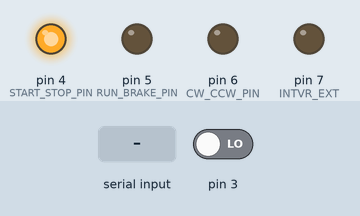
The sketch below on a simulated Arduino Uno, built with avr-gcc and run on an emulated ATmega328P. Shown: output pins drawn as LEDs (lit = HIGH). The test bench sets the inputs (shaded band); at power-on: pin 3 LOW.

Above: at 1.2 s.
1.3 s: "90,45\n" received over Serial
At 2.1 s:
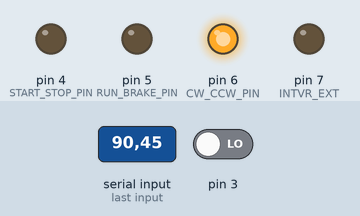
Timing chart, 0 to 4.3 s (numbered marks = the images above; inputs shaded):
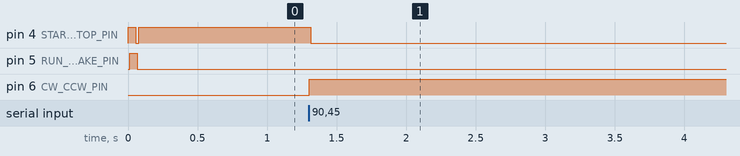

The sketch:

BLH-230K-100.ino
```cpp
#define START_STOP_PIN 4
#define RUN_BRAKE_PIN 5
#define CW_CCW_PIN 6
#define INTVR_EXT 7
#define ALARM_RESET 8

#define SPEED
#define ALARM

volatile static long g_count = 0;
volatile static bool g_is_cw = true;
void Input_clock(void) {
  if (g_is_cw == true) {
    g_count++;
  } else {
    g_count--;
  }
}
//パルスカウントから角度(度)に変換
int Deg(long count) {
  //1周30パルス、ギヤ比1:100
  return (360 * count) / (30 * 100);
}
int Count(int deg) {
  return 30 * 100 * deg / 360;
}

//ピンの状態を変化させる時に10ms待てと指示があったので余裕をもって11ms待ってから他のピンを操作
void Motor_ControlPin(int pin, bool mode)
{
  digitalWrite(pin, mode);
  delay(11);
}
//モータの初期化
void Motor_init()
{
  pinMode(START_STOP_PIN, OUTPUT);
  Motor_ControlPin(START_STOP_PIN, HIGH);
  pinMode(RUN_BRAKE_PIN, OUTPUT);
  Motor_ControlPin(RUN_BRAKE_PIN, HIGH);
  pinMode(CW_CCW_PIN, OUTPUT);
  Motor_ControlPin(CW_CCW_PIN, LOW);
  pinMode(INTVR_EXT, OUTPUT);
  Motor_ControlPin(INTVR_EXT, LOW);
  pinMode(ALARM_RESET, OUTPUT);
  attachInterrupt(1, Input_clock, RISING);

}
//モータ回転
// spd:正の整数　cw,不の整数　ccw
void Motor_Rote(int spd)
{
  //回転方向を決定
  if (spd < 0)
  {
    g_is_cw = false;
    Motor_ControlPin(CW_CCW_PIN, HIGH);
  }
  else
  {
    g_is_cw = true;
    Motor_ControlPin(CW_CCW_PIN, LOW);
  }
  //Motor_ControlPin(START_STOP_PIN, LOW);
  Motor_Start();
}
//回転終了
void Motor_Stop()
{
  Motor_ControlPin(START_STOP_PIN, HIGH);
}
int Motor_CurrentPose(){
  return Deg(g_count);
  }
void Motor_Start()
{
  Motor_ControlPin(START_STOP_PIN, LOW);
  Motor_ControlPin(RUN_BRAKE_PIN,LOW);
  }
//指定角度に回す(絶対値)
int Motor_SetPose(int targetDeg) {
  int d_deg;
  int d_count;
  int targetCount;
  //現在の角度を取得
  int curentDeg = Deg(g_count);
  //回転方向を計算
  d_deg = targetDeg - curentDeg;

  if (0 > d_deg)//右回り
  {
    Motor_Rote(-1);
    while (targetDeg < Deg(g_count)) {
      //Serial.println(Deg(g_count));
    }
  } else //左周り
  {
    //
    Motor_Rote(1);
    while (targetDeg > Deg(g_count)) {
      //Serial.println(Deg(g_count));
    }
  }
  Motor_Stop();
}
```

communication.ino
```cpp
 #define RX_DATA_SIZE 4

int encode(byte data[])
{
  int output = 0;

  for (int i = 1; i <  RX_DATA_SIZE; i++) {
    output *= 10;
    output += data[i] - '0';
  }
  if (data[0] == '-') {
    output *= -1;
  }
  else if (data[0] == '+') {
  }
  return output;
}

int wait_for_data()
{
  byte rxData[RX_DATA_SIZE];
  int output = 0;
  while (RX_DATA_SIZE > Serial.available()); //4バイト受信するまで待機
  for (int i = 0; i < RX_DATA_SIZE; i++)
  {
    rxData[i] = Serial.read();
  }
  while(Serial.available()){
    Serial.read();
    }

 return encode(rxData);
}
```

main.ino
```cpp
void setup() {
  Motor_init();
  Serial.begin(9600);
  Motor_SetPose(0);
  //Serial.print(encode(rx_data));
}
void loop(){

  Motor_SetPose(wait_for_data());
  //Motor_Stop();
  Serial.print(Motor_CurrentPose());
  Serial.print('\n');
}
```

Measured:
- after the input at 1.3 s, pin 4 (START_STOP_PIN): HIGH → LOW at once; pin 6 (CW_CCW_PIN): LOW → HIGH at once
